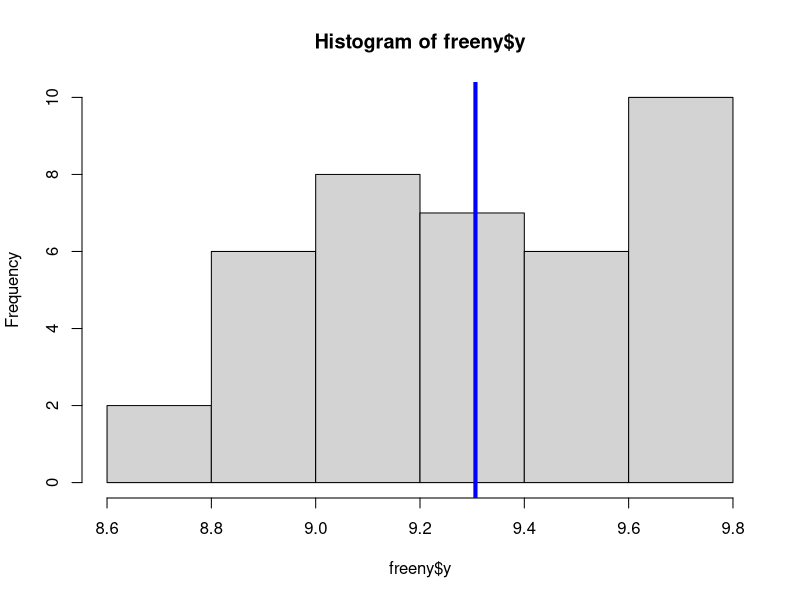
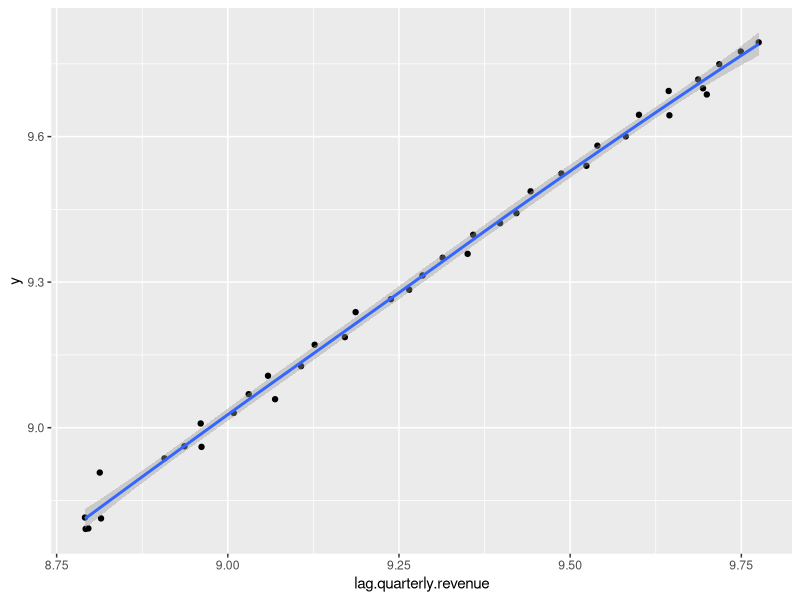
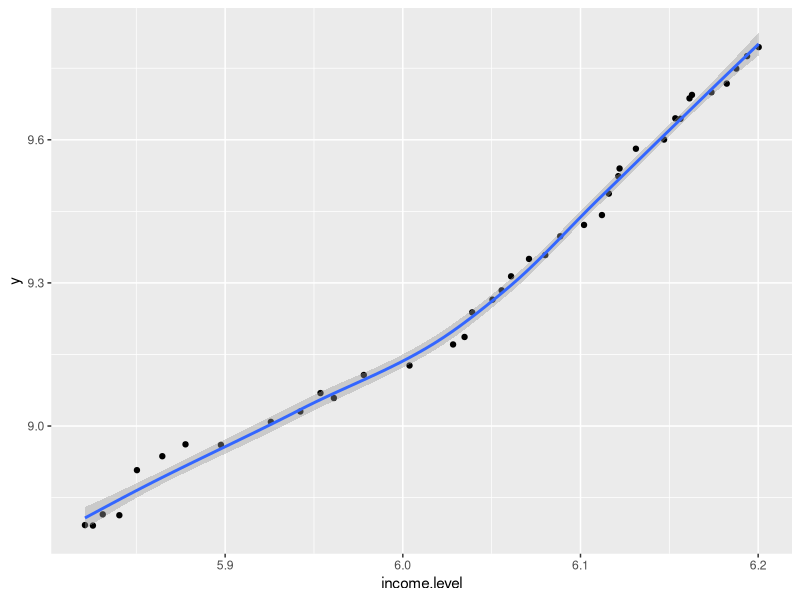

Write the R code that produced these figures, in order. (Note: this script raises an error after producing the figures.)
## ---- chunk 1
library(datasets)
library(dplyr)
## ---- chunk 2

head(freeny)

mean(freeny$y); median(freeny$y); which.max(table(freeny$y))
mean(freeny$lag.quarterly.revenue); median(freeny$lag.quarterly.revenue); which.max(table(freeny$lag.quarterly.revenue))
mean(freeny$price.index); median(freeny$price.index); which.max(table(freeny$price.index))
mean(freeny$income.level); median(freeny$income.level); which.max(table(freeny$income.level))
mean(freeny$market.potential); median(freeny$market.potential); which.max(table(freeny$market.potential))

sd(freeny$y); sd(freeny$lag.quarterly.revenue); sd(freeny$price.index); sd(freeny$income.level); sd(freeny$market.potential)

{
  hist(freeny$y)
  abline(v=mean(freeny$y), col='blue', lwd=4)
}

cor(freeny, freeny[, c(names(freeny))])

new_freeny <- freeny %>% mutate(freeny$price.index/freeny$income.level)
names(new_freeny)
summary(new_freeny[, "freeny$price.index/freeny$income.level"])

## ---- chunk 3
library(ggplot2)

l_regression <- lm(y ~ lag.quarterly.revenue, data = freeny)

plt <- ggplot(data = freeny, aes(lag.quarterly.revenue, y)) + geom_point()
reg_line <- geom_smooth(data = freeny, aes(lag.quarterly.revenue, y))
plot(plt+reg_line)
pred <- predict(l_regression, data.frame(lag.quarterly.revenue=c(seq(1:39))))

## ---- chunk 4

l_regression1 <- lm(y ~ income.level, data = freeny)

plt1 <- ggplot(data = freeny, aes(income.level, y)) + geom_point()
reg_line1 <- geom_smooth(data = freeny, aes(income.level, y))
plot(plt1+reg_line1)
pred1 <- predict(l_regression1, data.frame(income.level=c(seq(1:39))))

y_val <- as.numeric(freeny$y)

r_squared <- cor(y_val, pred)^2
r_squared1 <- cor(y_val, pred1)^2

r_squared; r_squared1




 r
## ---- chunk 5
names(l_regression)
## ---- chunk 6

train_data <- freeny[1:20, ]
test_data <- freeny[20:39, ]

l_regression2 <- lm(y ~ income.level, data = train_data)

plt2 <- ggplot(data = train_data, aes(income.level, y)) + geom_point()
reg_line2 <- geom_smooth(data = train_data, aes(income.level, y))
plot(plt2+reg_line2)
pred2 <- predict(l_regression2, data.frame(income.level=test_data$income.level))

summary(l_regression2)

Residual_Variance <- (summary(l_regression2)$sigma)**2
Residual_Variance
library(gridExtra)

p11 <- plt2+reg_line2
p12 <- ggplot(data = test_data, aes(income.level, pred2)) + geom_point()

grid.arrange(p11, p12, nrow = 1)

